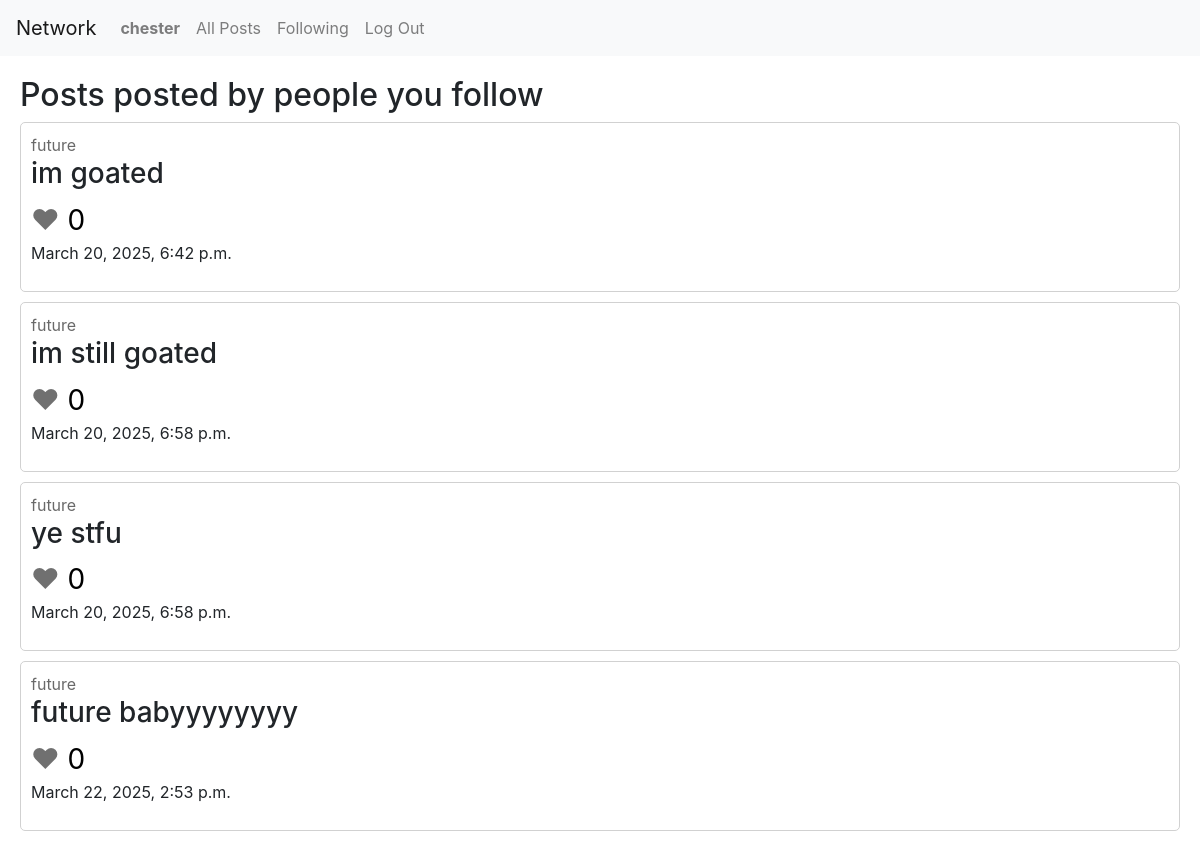
Page /following (signed in) on the committed database.
### network/models.py (models this page shows)
class User(AbstractUser):
    followers = models.ManyToManyField("self", blank=True, symmetrical=False, related_name="following_users")
    following = models.ManyToManyField("self", blank=True, symmetrical=False, related_name="followers_users")

class Post(models.Model):
    content = models.TextField(max_length=250)
    likes = models.IntegerField(default=0)
    creator = models.ForeignKey(User, on_delete=models.CASCADE)
    timestamp = models.DateTimeField(auto_now_add=True)

### network/views.py (the view)
# urls.py: path("following", views.followed_posts, name="followed_posts"),
@login_required
def followed_posts(request):
    user = User.objects.get(username=request.user.username)
    all_posts = Post.objects.filter(creator__in=user.following.all())
    return render(request, "network/followed_posts.html", {
        "all_posts": all_posts
    })

### network/templates/network/followed_posts.html
{% extends "network/layout.html" %}
{% block body %}
    <h2>Posts posted by people you follow</h2>
    {% include 'network/posts.html' %}
{% endblock %}

### network/templates/network/layout.html (shortened to what this page needs)
{% load static %}
<!DOCTYPE html>
<html lang="en">
    <head>
        <link rel="stylesheet" href="https://stackpath.bootstrapcdn.com/bootstrap/4.4.1/css/bootstrap.min.css">
        <link href="{% static 'network/styles.css' %}" rel="stylesheet">
    </head>
    <body>
        <nav class="navbar navbar-expand-lg navbar-light bg-light">
            <a class="navbar-brand" href="#">Network</a>
            <div>
              <ul class="navbar-nav mr-auto">
                {% if user.is_authenticated %}
                    <li class="nav-item">
                        <a class="nav-link" href="{% url 'user_account' user.username %}"><strong>{{ user.username }}</strong></a>
                    </li>
                {% endif %}
                <li class="nav-item">
                  <a class="nav-link" href="{% url 'index' %}">All Posts</a>
                </li>
                {% if user.is_authenticated %}
                    <li class="nav-item">
                        <a class="nav-link" href="{% url 'followed_posts' %}">Following</a>
                    </li>
                    <li class="nav-item">
                        <a class="nav-link" href="{% url 'logout' %}">Log Out</a>
                    </li>
                {% endif %}
              </ul>
            </div>
          </nav>
        <div class="body">
            {% block body %}
            {% endblock %}
        </div>
    </body>
</html>

### network/templates/network/posts.html (shortened to what this page needs)
{% for post in all_posts %}
    <div class="post">
        <span><a href="{% url 'user_account' post.creator %}" class="user-link">{{ post.creator }}</a></span>
        <h3 class="post-content">{{ post.content }}</h3>
        <span class="heart">&hearts;</span><span class="likes"> {{ post.likes }}</span>
        <p>
        <span>{{ post.timestamp }}</span>
        </p>
    </div>
    {% empty %}
    <h3>No posts at the moment</h3>
{% endfor %}

### network/static/network/styles.css (style rules this page uses)
.body { margin: 20px; }
.post { border: solid rgb(209, 209, 209) 1px; border-radius: 5px; margin-bottom: 10px; padding: 10px; }
.user-link { color: rgb(105, 105, 105); }
.heart { font-size: 28px; color: rgb(112, 112, 112); }
.likes { color: rgb(0, 0, 0); font-size: 28px; }

### rows in the picture
User: username "chester"
Post: creator "future", content "im goated", likes "0", timestamp "March 20, 2025, 6:42 p.m."
Post: creator "future", content "im still goated", likes "0", timestamp "March 20, 2025, 6:58 p.m."
Post: creator "future", content "ye stfu", likes "0", timestamp "March 20, 2025, 6:58 p.m."
Post: creator "future", content "future babyyyyyyyy", likes "0", timestamp "March 22, 2025, 2:53 p.m."
